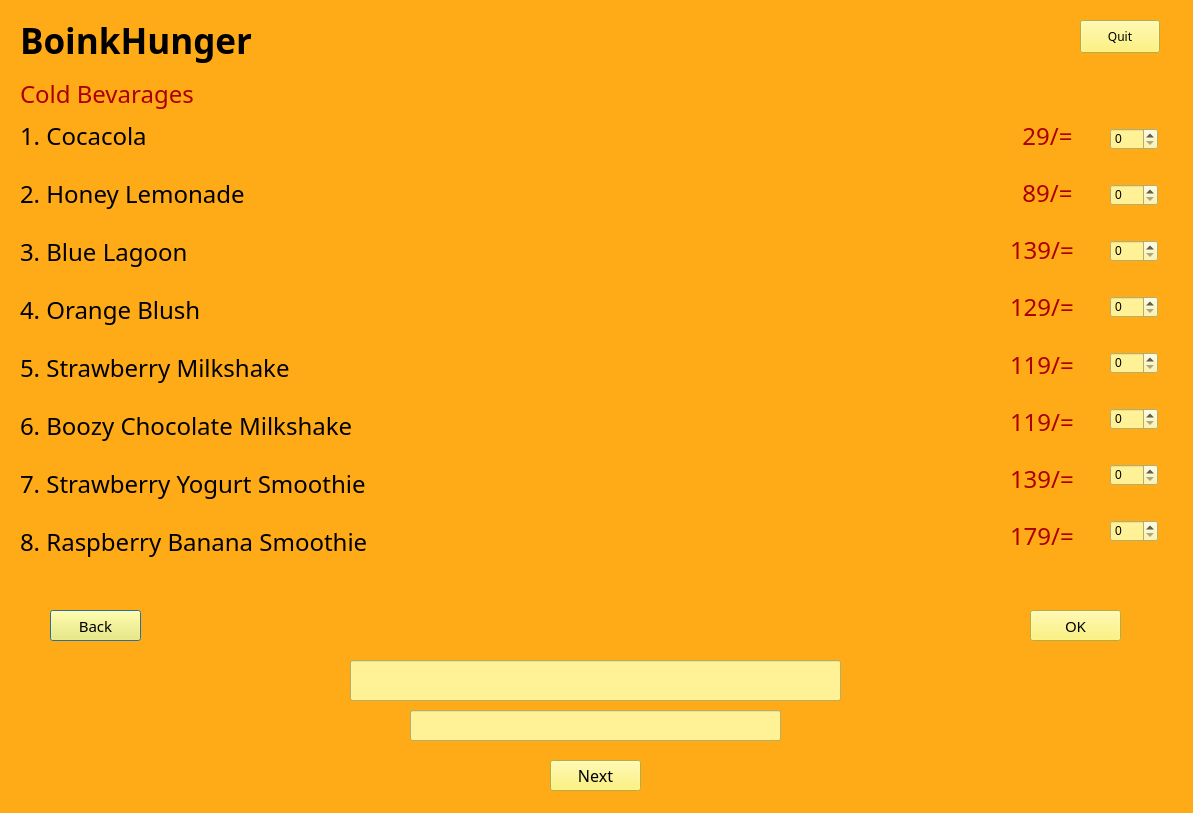
<?xml version="1.0" encoding="UTF-8"?>
<ui version="4.0">
 <class>basil</class>
 <widget class="QDialog" name="basil">
  <property name="geometry">
   <rect>
    <x>0</x>
    <y>0</y>
    <width>1193</width>
    <height>813</height>
   </rect>
  </property>
  <property name="windowTitle">
   <string>Dialog</string>
  </property>
  <property name="styleSheet">
   <string notr="true">background-color: rgb(255, 170, 23);</string>
  </property>
  <widget class="QLabel" name="label">
   <property name="geometry">
    <rect>
     <x>20</x>
     <y>10</y>
     <width>281</width>
     <height>61</height>
    </rect>
   </property>
   <property name="font">
    <font>
     <family>Bahnschrift SemiBold</family>
     <pointsize>26</pointsize>
     <weight>75</weight>
     <bold>true</bold>
    </font>
   </property>
   <property name="styleSheet">
    <string notr="true">color: rgb(0, 0, 0);</string>
   </property>
   <property name="text">
    <string>BoinkHunger</string>
   </property>
  </widget>
  <widget class="QLabel" name="label_2">
   <property name="geometry">
    <rect>
     <x>20</x>
     <y>70</y>
     <width>221</width>
     <height>48</height>
    </rect>
   </property>
   <property name="font">
    <font>
     <family>Papyrus</family>
     <pointsize>18</pointsize>
    </font>
   </property>
   <property name="styleSheet">
    <string notr="true">color: rgb(170, 0, 0);</string>
   </property>
   <property name="text">
    <string>Cold Bevarages</string>
   </property>
  </widget>
  <widget class="QPushButton" name="pushButton">
   <property name="geometry">
    <rect>
     <x>50</x>
     <y>610</y>
     <width>91</width>
     <height>31</height>
    </rect>
   </property>
   <property name="font">
    <font>
     <family>Papyrus</family>
     <pointsize>11</pointsize>
    </font>
   </property>
   <property name="styleSheet">
    <string notr="true">background-color: rgb(255, 242, 90);
color: rgb(0, 0, 0);</string>
   </property>
   <property name="text">
    <string>Back</string>
   </property>
  </widget>
  <widget class="QPushButton" name="pushButton_2">
   <property name="geometry">
    <rect>
     <x>1080</x>
     <y>20</y>
     <width>80</width>
     <height>33</height>
    </rect>
   </property>
   <property name="font">
    <font>
     <family>Papyrus</family>
     <pointsize>9</pointsize>
    </font>
   </property>
   <property name="styleSheet">
    <string notr="true">background-color: rgb(255, 242, 90);
color: rgb(0, 0, 0);</string>
   </property>
   <property name="text">
    <string>Quit</string>
   </property>
  </widget>
  <widget class="QPushButton" name="pushButton_3">
   <property name="geometry">
    <rect>
     <x>1030</x>
     <y>610</y>
     <width>91</width>
     <height>31</height>
    </rect>
   </property>
   <property name="font">
    <font>
     <family>Papyrus</family>
     <pointsize>11</pointsize>
    </font>
   </property>
   <property name="styleSheet">
    <string notr="true">background-color: rgb(255, 242, 90);
color: rgb(0, 0, 0);</string>
   </property>
   <property name="text">
    <string>OK</string>
   </property>
  </widget>
  <widget class="QLineEdit" name="lineEdit">
   <property name="geometry">
    <rect>
     <x>350</x>
     <y>660</y>
     <width>491</width>
     <height>41</height>
    </rect>
   </property>
   <property name="font">
    <font>
     <family>Papyrus</family>
     <pointsize>16</pointsize>
    </font>
   </property>
   <property name="styleSheet">
    <string notr="true">background-color: rgb(255, 242, 150);
color: rgb(0, 0, 0);</string>
   </property>
  </widget>
  <widget class="QLineEdit" name="lineEdit_2">
   <property name="geometry">
    <rect>
     <x>410</x>
     <y>710</y>
     <width>371</width>
     <height>31</height>
    </rect>
   </property>
   <property name="font">
    <font>
     <family>Papyrus</family>
     <pointsize>14</pointsize>
    </font>
   </property>
   <property name="styleSheet">
    <string notr="true">background-color: rgb(255, 242, 150);
color: rgb(0, 0, 0);</string>
   </property>
  </widget>
  <widget class="QPushButton" name="pushButton_4">
   <property name="geometry">
    <rect>
     <x>550</x>
     <y>760</y>
     <width>91</width>
     <height>31</height>
    </rect>
   </property>
   <property name="font">
    <font>
     <family>Papyrus</family>
     <pointsize>12</pointsize>
    </font>
   </property>
   <property name="styleSheet">
    <string notr="true">background-color: rgb(255, 242, 90);
color: rgb(0, 0, 0);</string>
   </property>
   <property name="text">
    <string>Next</string>
   </property>
  </widget>
  <widget class="QWidget" name="layoutWidget">
   <property name="geometry">
    <rect>
     <x>20</x>
     <y>110</y>
     <width>1323</width>
     <height>458</height>
    </rect>
   </property>
   <property name="font">
    <font>
     <family>Papyrus</family>
     <pointsize>18</pointsize>
    </font>
   </property>
   <layout class="QVBoxLayout" name="verticalLayout">
    <item>
     <widget class="QLabel" name="label_3">
      <property name="font">
       <font>
        <family>Papyrus</family>
        <pointsize>18</pointsize>
       </font>
      </property>
      <property name="styleSheet">
       <string notr="true">color: rgb(0, 0, 0);</string>
      </property>
      <property name="text">
       <string>1. Cocacola                                                                                                                                  </string>
      </property>
     </widget>
    </item>
    <item>
     <widget class="QLabel" name="label_4">
      <property name="font">
       <font>
        <family>Papyrus</family>
        <pointsize>18</pointsize>
       </font>
      </property>
      <property name="styleSheet">
       <string notr="true">color: rgb(0, 0, 0);</string>
      </property>
      <property name="text">
       <string>2. Honey Lemonade                                                                                                                </string>
      </property>
     </widget>
    </item>
    <item>
     <widget class="QLabel" name="label_5">
      <property name="font">
       <font>
        <family>Papyrus</family>
        <pointsize>18</pointsize>
       </font>
      </property>
      <property name="styleSheet">
       <string notr="true">color: rgb(0, 0, 0);</string>
      </property>
      <property name="text">
       <string>3. Blue Lagoon                                                                                                                        </string>
      </property>
     </widget>
    </item>
    <item>
     <widget class="QLabel" name="label_6">
      <property name="font">
       <font>
        <family>Papyrus</family>
        <pointsize>18</pointsize>
       </font>
      </property>
      <property name="styleSheet">
       <string notr="true">color: rgb(0, 0, 0);</string>
      </property>
      <property name="text">
       <string>4. Orange Blush                                                                                                                     </string>
      </property>
     </widget>
    </item>
    <item>
     <widget class="QLabel" name="label_7">
      <property name="font">
       <font>
        <family>Papyrus</family>
        <pointsize>18</pointsize>
       </font>
      </property>
      <property name="styleSheet">
       <string notr="true">color: rgb(0, 0, 0);</string>
      </property>
      <property name="text">
       <string>5. Strawberry Milkshake                                                                                                    </string>
      </property>
     </widget>
    </item>
    <item>
     <widget class="QLabel" name="label_8">
      <property name="font">
       <font>
        <family>Papyrus</family>
        <pointsize>18</pointsize>
       </font>
      </property>
      <property name="styleSheet">
       <string notr="true">color: rgb(0, 0, 0);</string>
      </property>
      <property name="text">
       <string>6. Boozy Chocolate Milkshake                                                                                       </string>
      </property>
     </widget>
    </item>
    <item>
     <widget class="QLabel" name="label_9">
      <property name="font">
       <font>
        <family>Papyrus</family>
        <pointsize>18</pointsize>
       </font>
      </property>
      <property name="styleSheet">
       <string notr="true">color: rgb(0, 0, 0);</string>
      </property>
      <property name="text">
       <string>7. Strawberry Yogurt Smoothie                                                                                     </string>
      </property>
     </widget>
    </item>
    <item>
     <widget class="QLabel" name="label_10">
      <property name="font">
       <font>
        <family>Papyrus</family>
        <pointsize>18</pointsize>
       </font>
      </property>
      <property name="styleSheet">
       <string notr="true">color: rgb(0, 0, 0);</string>
      </property>
      <property name="text">
       <string>8. Raspberry Banana Smoothie                                                                                     </string>
      </property>
     </widget>
    </item>
   </layout>
  </widget>
  <widget class="QWidget" name="layoutWidget">
   <property name="geometry">
    <rect>
     <x>1110</x>
     <y>100</y>
     <width>48</width>
     <height>471</height>
    </rect>
   </property>
   <layout class="QVBoxLayout" name="verticalLayout_2">
    <item>
     <widget class="QSpinBox" name="spinBox">
      <property name="styleSheet">
       <string notr="true">background-color: rgb(255, 242, 150);
color: rgb(0, 0, 0);</string>
      </property>
     </widget>
    </item>
    <item>
     <widget class="QSpinBox" name="spinBox_2">
      <property name="styleSheet">
       <string notr="true">background-color: rgb(255, 242, 150);
color: rgb(0, 0, 0);</string>
      </property>
     </widget>
    </item>
    <item>
     <widget class="QSpinBox" name="spinBox_3">
      <property name="styleSheet">
       <string notr="true">background-color: rgb(255, 242, 150);
color: rgb(0, 0, 0);</string>
      </property>
     </widget>
    </item>
    <item>
     <widget class="QSpinBox" name="spinBox_4">
      <property name="styleSheet">
       <string notr="true">background-color: rgb(255, 242, 150);
color: rgb(0, 0, 0);</string>
      </property>
     </widget>
    </item>
    <item>
     <widget class="QSpinBox" name="spinBox_5">
      <property name="styleSheet">
       <string notr="true">background-color: rgb(255, 242, 150);
color: rgb(0, 0, 0);</string>
      </property>
     </widget>
    </item>
    <item>
     <widget class="QSpinBox" name="spinBox_6">
      <property name="styleSheet">
       <string notr="true">background-color: rgb(255, 242, 150);
color: rgb(0, 0, 0);</string>
      </property>
     </widget>
    </item>
    <item>
     <widget class="QSpinBox" name="spinBox_7">
      <property name="styleSheet">
       <string notr="true">background-color: rgb(255, 242, 150);
color: rgb(0, 0, 0);</string>
      </property>
     </widget>
    </item>
    <item>
     <widget class="QSpinBox" name="spinBox_8">
      <property name="styleSheet">
       <string notr="true">background-color: rgb(255, 242, 150);
color: rgb(0, 0, 0);</string>
      </property>
     </widget>
    </item>
   </layout>
  </widget>
  <widget class="QWidget" name="layoutWidget">
   <property name="geometry">
    <rect>
     <x>1010</x>
     <y>110</y>
     <width>88</width>
     <height>451</height>
    </rect>
   </property>
   <property name="font">
    <font>
     <family>Papyrus</family>
     <pointsize>18</pointsize>
    </font>
   </property>
   <layout class="QVBoxLayout" name="verticalLayout_3">
    <item>
     <widget class="QLabel" name="label_12">
      <property name="font">
       <font>
        <family>Papyrus</family>
        <pointsize>18</pointsize>
       </font>
      </property>
      <property name="styleSheet">
       <string notr="true">color: rgb(170, 0, 0);</string>
      </property>
      <property name="text">
       <string>  29/=</string>
      </property>
     </widget>
    </item>
    <item>
     <widget class="QLabel" name="label_13">
      <property name="font">
       <font>
        <family>Papyrus</family>
        <pointsize>18</pointsize>
       </font>
      </property>
      <property name="styleSheet">
       <string notr="true">color: rgb(170, 0, 0);</string>
      </property>
      <property name="text">
       <string>  89/=</string>
      </property>
     </widget>
    </item>
    <item>
     <widget class="QLabel" name="label_14">
      <property name="font">
       <font>
        <family>Papyrus</family>
        <pointsize>18</pointsize>
       </font>
      </property>
      <property name="styleSheet">
       <string notr="true">color: rgb(170, 0, 0);</string>
      </property>
      <property name="text">
       <string>139/=</string>
      </property>
     </widget>
    </item>
    <item>
     <widget class="QLabel" name="label_15">
      <property name="font">
       <font>
        <family>Papyrus</family>
        <pointsize>18</pointsize>
       </font>
      </property>
      <property name="styleSheet">
       <string notr="true">color: rgb(170, 0, 0);</string>
      </property>
      <property name="text">
       <string>129/=</string>
      </property>
     </widget>
    </item>
    <item>
     <widget class="QLabel" name="label_16">
      <property name="font">
       <font>
        <family>Papyrus</family>
        <pointsize>18</pointsize>
       </font>
      </property>
      <property name="styleSheet">
       <string notr="true">color: rgb(170, 0, 0);</string>
      </property>
      <property name="text">
       <string>119/=</string>
      </property>
     </widget>
    </item>
    <item>
     <widget class="QLabel" name="label_17">
      <property name="font">
       <font>
        <family>Papyrus</family>
        <pointsize>18</pointsize>
       </font>
      </property>
      <property name="styleSheet">
       <string notr="true">color: rgb(170, 0, 0);</string>
      </property>
      <property name="text">
       <string>119/=</string>
      </property>
     </widget>
    </item>
    <item>
     <widget class="QLabel" name="label_18">
      <property name="font">
       <font>
        <family>Papyrus</family>
        <pointsize>18</pointsize>
       </font>
      </property>
      <property name="styleSheet">
       <string notr="true">color: rgb(170, 0, 0);</string>
      </property>
      <property name="text">
       <string>139/=</string>
      </property>
     </widget>
    </item>
    <item>
     <widget class="QLabel" name="label_11">
      <property name="font">
       <font>
        <family>Papyrus</family>
        <pointsize>18</pointsize>
       </font>
      </property>
      <property name="styleSheet">
       <string notr="true">color: rgb(170, 0, 0);</string>
      </property>
      <property name="text">
       <string>179/=</string>
      </property>
     </widget>
    </item>
   </layout>
  </widget>
 </widget>
 <resources/>
 <connections>
  <connection>
   <sender>pushButton_2</sender>
   <signal>clicked()</signal>
   <receiver>basil</receiver>
   <slot>close()</slot>
   <hints>
    <hint type="sourcelabel">
     <x>1142</x>
     <y>36</y>
    </hint>
    <hint type="destinationlabel">
     <x>952</x>
     <y>710</y>
    </hint>
   </hints>
  </connection>
  <connection>
   <sender>pushButton</sender>
   <signal>clicked()</signal>
   <receiver>basil</receiver>
   <slot>hide()</slot>
   <hints>
    <hint type="sourcelabel">
     <x>99</x>
     <y>611</y>
    </hint>
    <hint type="destinationlabel">
     <x>165</x>
     <y>676</y>
    </hint>
   </hints>
  </connection>
  <connection>
   <sender>pushButton_4</sender>
   <signal>clicked()</signal>
   <receiver>basil</receiver>
   <slot>hide()</slot>
   <hints>
    <hint type="sourcelabel">
     <x>627</x>
     <y>781</y>
    </hint>
    <hint type="destinationlabel">
     <x>685</x>
     <y>774</y>
    </hint>
   </hints>
  </connection>
 </connections>
</ui>
